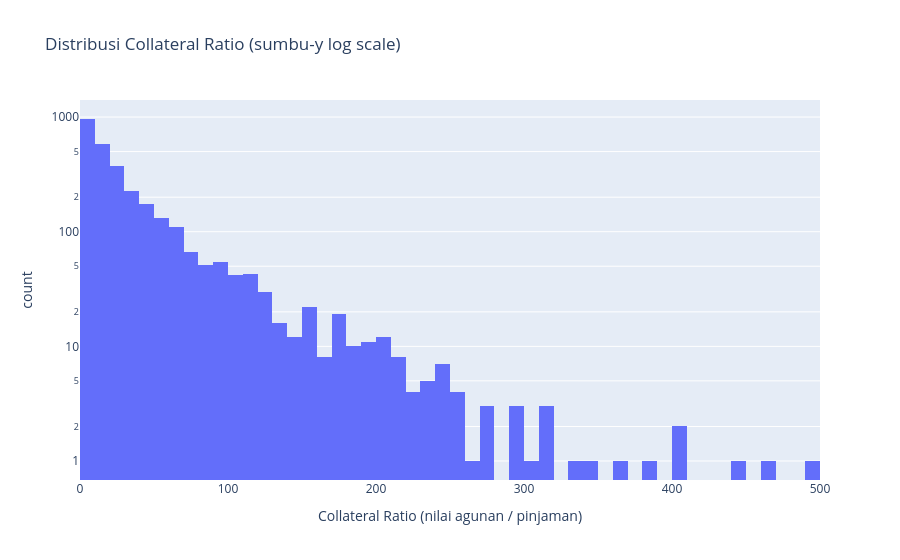

Notebook source saved alongside this figure:
### Markdown cell above
**4.1.5 Collateral Ratio**

### Code cell
fig = px.histogram(master, x="collateral_ratio", nbins=60, log_y=True,
                    title="Distribusi Collateral Ratio (sumbu-y log scale)",
                    labels={"collateral_ratio": "Collateral Ratio (nilai agunan / pinjaman)"})
fig.show()

pct_below_1 = (master["collateral_ratio"] < 1).mean() * 100
print(f"Insight: median collateral ratio {master['collateral_ratio'].median():.2f}x, "
      f"{pct_below_1:.1f}% nasabah punya agunan bernilai LEBIH KECIL dari nominal yang diajukan (ratio < 1).")

### Figure 1 — Plotly figure (JSON) as saved in the notebook; plotly's stock layout.template omitted (floating-point values rounded to 4 significant figures; data arrays with more than 128 entries replaced by an {"elided": "..."} marker saying what was removed)
{"data": [{"bingroup": "x", "hovertemplate": "Collateral Ratio (nilai agunan / pinjaman)=%{x}<br>count=%{y}<extra></extra>", "legendgroup": "", "marker": {"color": "#636efa", "pattern": {"shape": ""}}, "name": "", "nbinsx": 60, "orientation": "v", "showlegend": false, "type": "histogram", "x": {"elided": "3000 float values"}, "xaxis": "x", "yaxis": "y"}], "layout": {"barmode": "relative", "legend": {"tracegroupgap": 0}, "title": {"text": "Distribusi Collateral Ratio (sumbu-y log scale)"}, "xaxis": {"anchor": "y", "domain": [0, 1], "title": {"text": "Collateral Ratio (nilai agunan / pinjaman)"}}, "yaxis": {"anchor": "x", "domain": [0, 1], "title": {"text": "count"}, "type": "log"}}}
